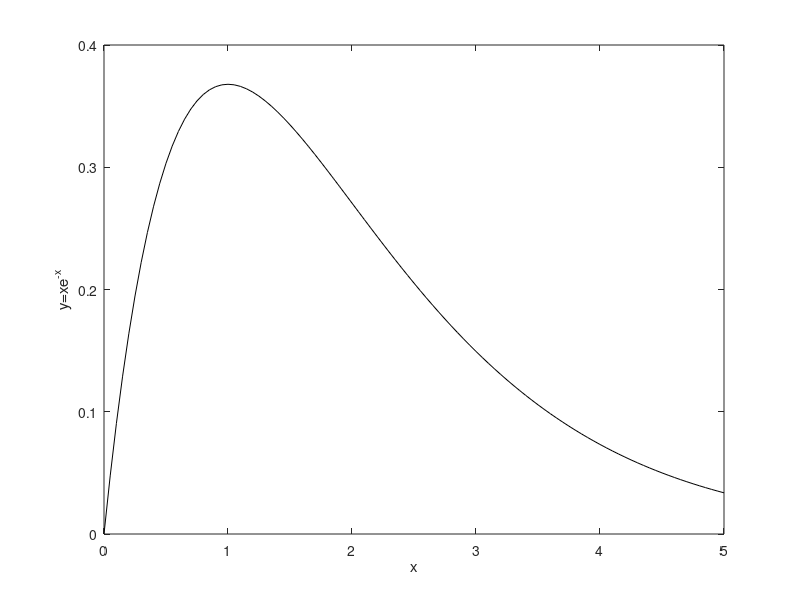

Here is the MATLAB script that generated this plot: (Note: this script raises an error after producing the figure.)
clear all
close all
clc

% Class exercises

%% Integration

%% 1

f = @(y) sqrt( y + 1 );
Qi = integral( f, 0, 3, 'AbsTol', 1.e-4 )

%% 2

f = @(r) (5*r) ./ sqrt( 4 + r.^2 ).^2;
Qi = integral( f, -1, 1, 'AbsTol', 1.e-4 )

%% 3

f = @(theta) ( cos(2*theta).^(-3) ) .* sin(2*theta);
Qi = integral( f, 0, pi/6, 'AbsTol', 1.e-4 )

%% 4

f = @(x) exp(sin(x)) .* cos(x);
Qi = integral( f, 0, pi/2, 'AbsTol', 1.e-4 )

%% 5

f = @(x) 2*x .* exp(x.^2) .* cos( exp(x.^2) );
Qi = integral( f, 0, sqrt(log(pi)), 'AbsTol', 1.e-4 )

%% 6

f = @(y) 1 ./ ( 2*sqrt(y) .* (1 + sqrt(y)).^2 );
Qi = integral( f, 0, 4, 'AbsTol', 1.e-4 )

% Qi = 2/3

%% Discrete case to solve integral

format long

% 1
x = linspace(0,5,101);
y = x .* exp(-x);

plot(x,y,'k');
xlabel('x'); ylabel('y=xe^{-x}');

% 2 -- do by hand
% 3 -- function is made and used in 4

% 4
a = 5;
A = exactArea( a ); % 3

% 5
A1 = trapz(x,y);

% 6 
x = linspace(0,5,11);
y = x .* exp(-x);
A2 = trapz(x,y);

x = linspace(0,5,1001);
y = x .* exp(-x);
A3 = trapz(x,y);

% 7
clc
fprintf('11   pts. -- diff = %e\n',A-A2)
fprintf('101  pts. -- diff = %e\n',A-A1)
fprintf('1001 pts. -- diff = %e\n',A-A3)

% 8
f = @(x) x.*exp(-x);
Qi = integral( f, 0, 5, 'AbsTol', 1.e-4 );
fprintf('using integral -- diff = %e\n',A-Qi)



%% Air temp

x = [0, 1, 2, 3, 4, 5, 6, 7, 8, 9, 10, 11, 12];
T = [63, 65, 66, 68, 70, 69, 68, 68, 65, 64, 62, 58, 55];

Tav = mean(T)

% Trapezoid rule
h = 1;
Ttrap = h/2 * (T(1) + T(end) + sum( 2*T(2:end-1) ) );
Tav2 = 1/(x(end)-x(1)) * Ttrap

Ttrapz = trapz(x,T);
Tav3 = 1/(x(end)-x(1)) * Ttrapz


